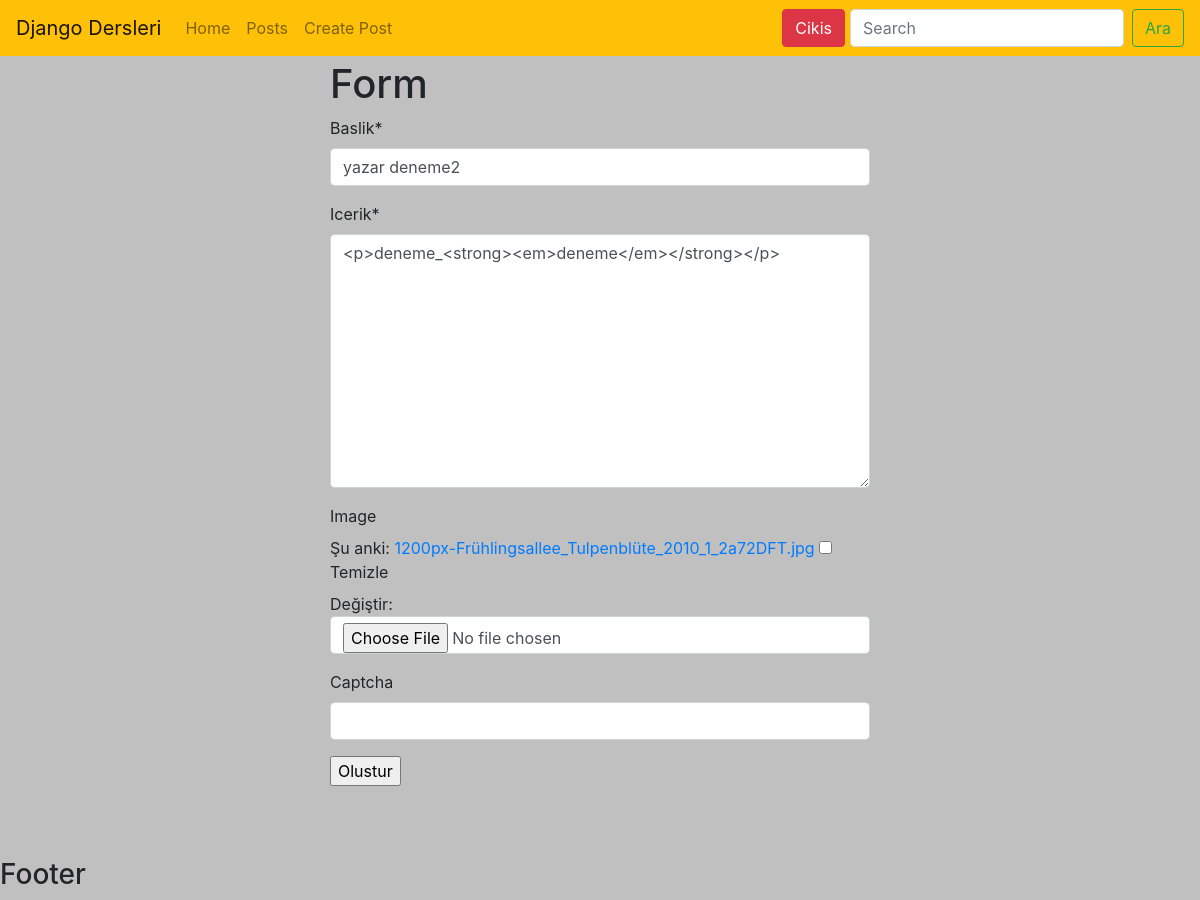
The app's page /post/update/yazar-deneme2/ (signed in) with its own data.
### post/models.py (models this page shows, shortened)
class Post(models.Model):   #extends islemi yapildi.
    user = models.ForeignKey('auth.User', verbose_name='Yazar',related_name='posts')
    title = models.CharField(max_length=120, verbose_name='Baslik')   #Char Field icin mutlaka max lenght belirtilmeli
    content = RichTextField(verbose_name='Icerik')
    publishing_date = models.DateTimeField(verbose_name='Yayinlanma Tarihi', auto_now_add=True)
    image = models.ImageField(null=True, blank=True)
    slug = models.SlugField(unique=True, editable=False, max_length=130)
    class Meta:
        ordering = ['-publishing_date','id']

### post/views.py (the view)
# urls.py: url(r'^update/(?P<slug>[\w-]+)/', post_update, name='update'),
def post_update(request, slug):
    if not request.user.is_authenticated():
        messages.error(request, "Bu islem icin yetkiniz yok !")
        return post_index(request)
    post = get_object_or_404(Post, slug=slug)
    form = PostForm(request.POST or None, request.FILES or None, instance=post)
    if form.is_valid():
        post = form.save()
        messages.success(request, "Post basarili bir sekilde guncellendi !")
        return HttpResponseRedirect(post.get_absolute_url())
    context = {
        'form': form
    }
    return render(request, 'post/create.html', context)

### post/forms.py
class PostForm(forms.ModelForm):
    captcha = ReCaptchaField()
    class Meta:
        model = Post
        fields = [ #gosterilecek alanlarin sirasi
            'title',
            'content',
            'image',
        ]

### templates/post/create.html (shortened to what this page needs)
{% extends 'base.html' %}
{% load crispy_forms_tags %}
{% block body %}
    <div class="container">
        <div class="row">
            <div class="col-md-3"></div>
            <div class="col-md">
                <form method="post" enctype="multipart/form-data">
                    <h1>Form</h1>
                    {{ form|crispy }}
                    <input type="submit" value="Olustur">
                </form>
            </div>
            <div class="col-md-3"></div>
        </div>
    </div>
{% endblock %}

### static/css/style.css (style rules this page uses)
body { background-color: silver !important; }

### records on screen
Post: title "yazar deneme2", content "<p>deneme_<strong><em>deneme</em></strong></p>"
